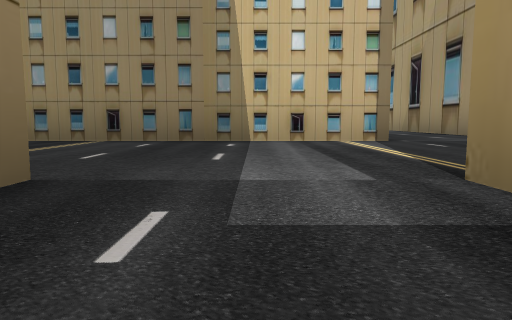
View 1 (above)

16 first-person views from a walk through a world built for the Gazebo simulator. The camera is 1.2 m above the floor, tilts 6° down and sees 70° across. The floor is counted in squares, 5 m on a side. Each view is taken from the middle of a square. On the plan, view 1 faces up. The plan holds only what a view shows up to about 9 squares ahead; the rest is blank. The place goes on beyond the plan.

View 2
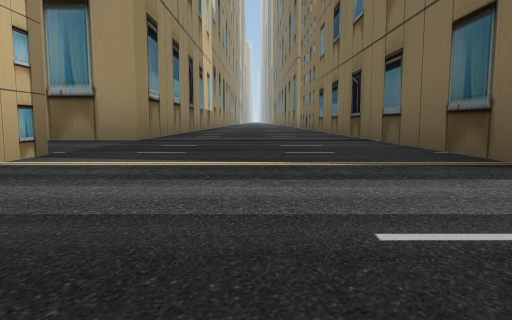

View 3
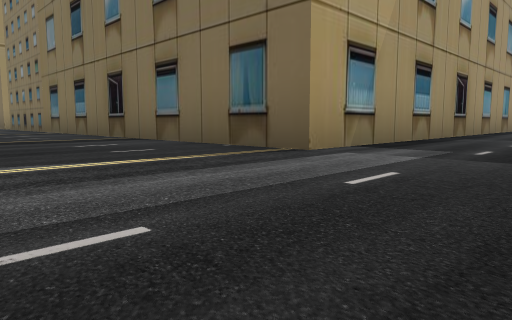

View 4
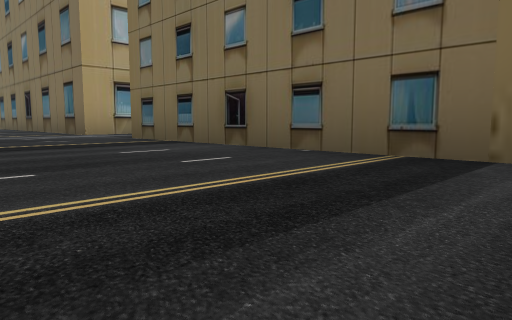

View 5
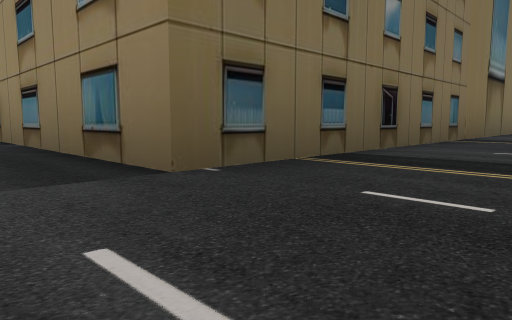

View 6
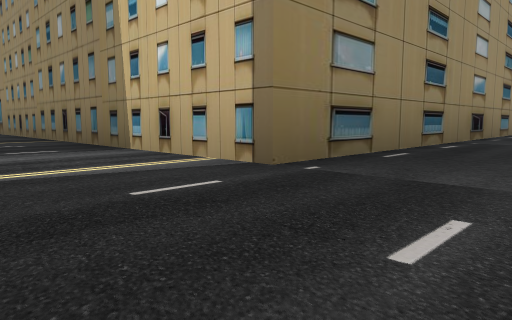

View 7
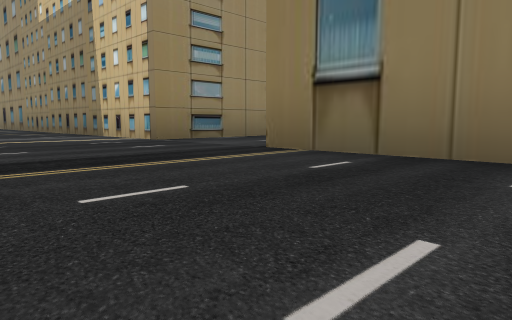

View 8
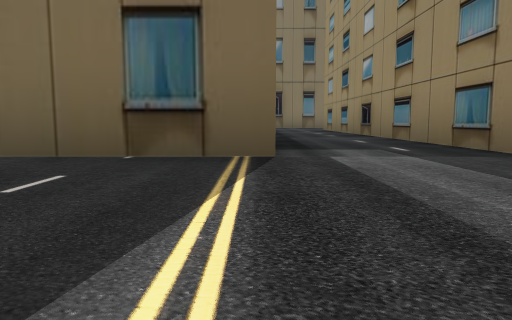

View 9
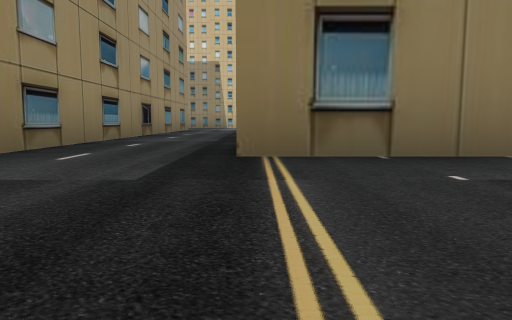

View 10
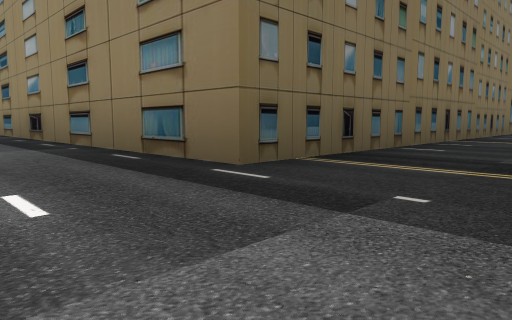

View 11
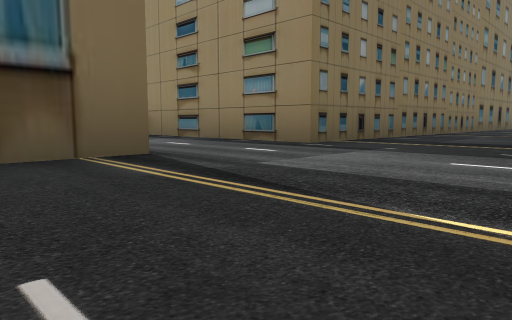

View 12
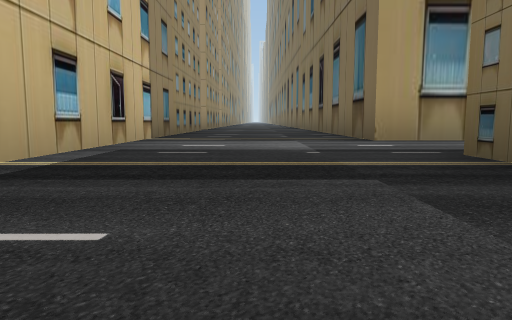

View 13
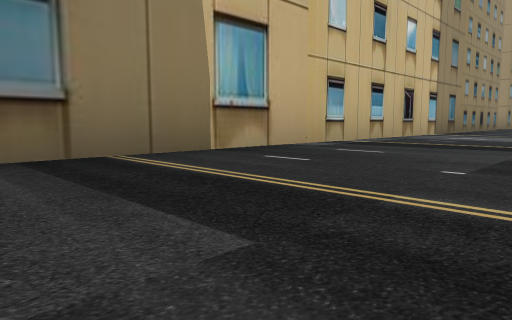

View 14
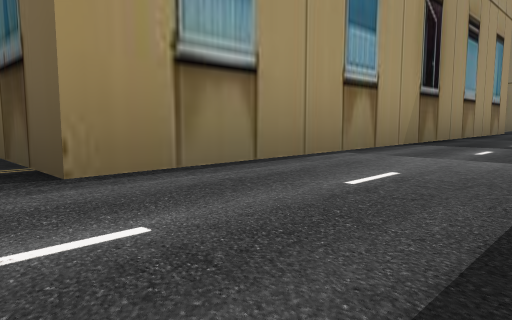

View 15
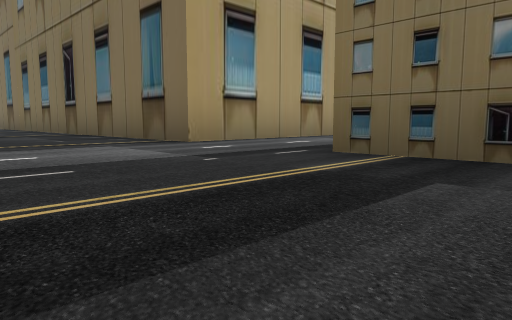

View 16
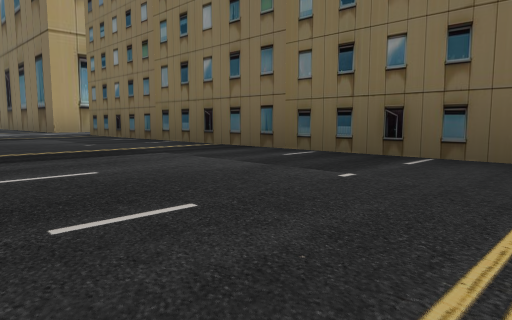

### Floor plan
Key: @ floor where view 1 was taken; . floor; B building.
Columns run from 8 left of view 1 to 6 right of it. Each row starts with its distance up from view 1.
 16      BBBBBBBBBB
 15    ............
 14    ............
 13    ............
 12   BBBBBBBB..BBB
 11          B..B
 10          B..B
  9          B..B
  8          B..B
  7          B..B
  6          B..B
  5    BBBBBBB..BBB
  4   .............
  3   .............
  2  ..............
  1 BBBBBBBB.BBBBBB
  0        B@B
 -1        B.B
 -2        B.B
 -3        B.B
 -4        B.B
 -5        B.B
 -6        B.BBB
 -7        .....
 -8         ...
 -9          .

Where each view was taken, in squares from view 1:
view 1: 0 up, 0 right, facing up
view 2: 3 up, 1 left, facing right
view 3: 4 up, 1 left, facing down-right
view 4: 4 up, 6 left, facing down-right
view 5: 3 up, 0 right, facing down-left
view 6: 3 up, 3 right, facing up-left
view 7: 2 up, 6 right, facing up-left
view 8: 4 up, 1 right, facing down
view 9: 9 down, 1 right, facing up
view 10: 14 up, 3 right, facing down-left
view 11: 15 up, 5 right, facing down-left
view 12: 14 up, 1 left, facing right
view 13: 13 up, 3 left, facing up-right
view 14: 13 up, 2 right, facing down-right
view 15: 15 up, 0 right, facing down-right
view 16: 15 up, 5 left, facing down-right
